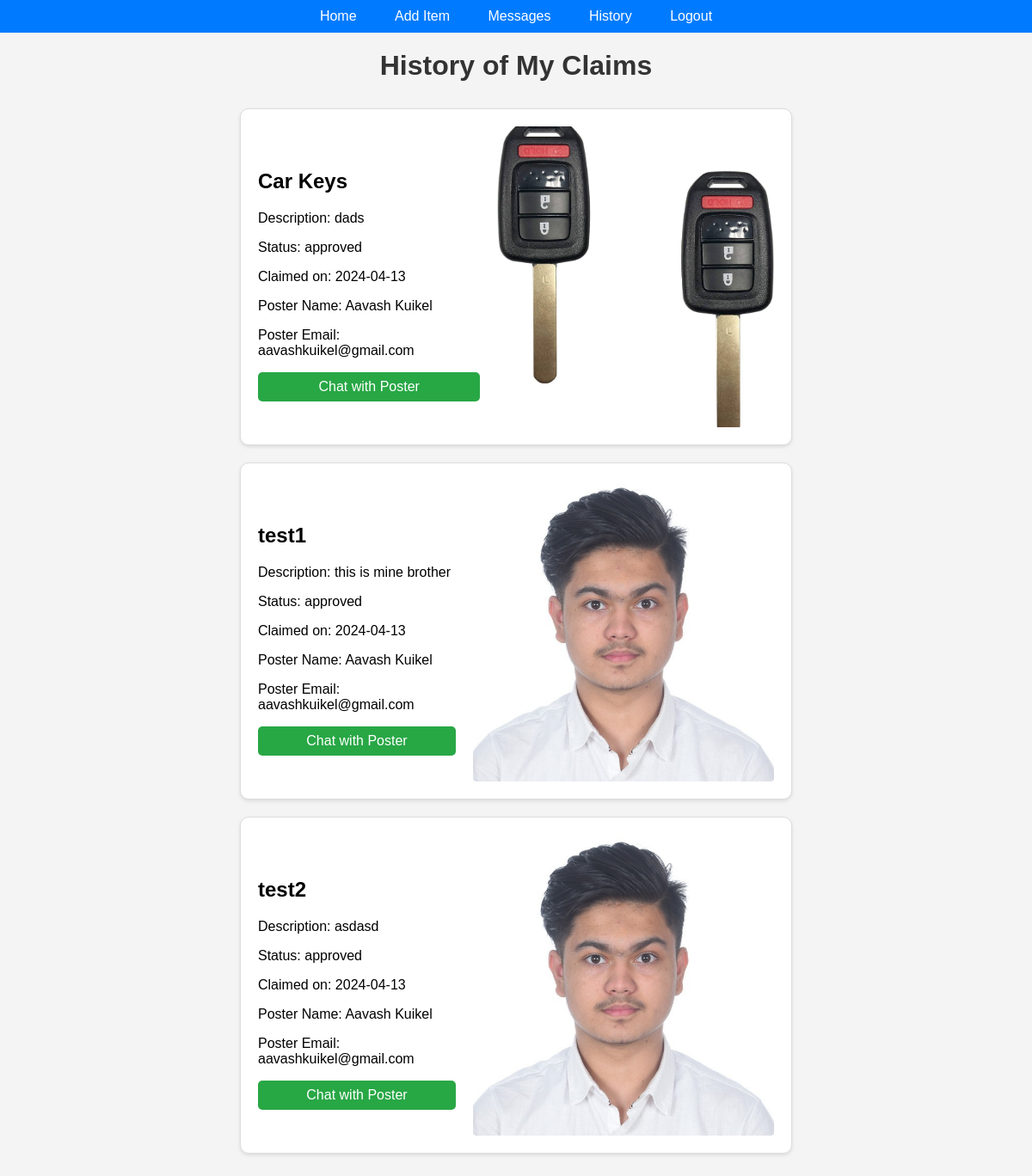
The app's page /history (signed in) with its own data.
### app.py (models this page shows, shortened)
class Claim(db.Model):
    id = db.Column(db.Integer, primary_key=True)
    description = db.Column(db.String(255), nullable=False)
    proof_image_path = db.Column(db.String(255))  # Store the relative path to the proof image
    item_id = db.Column(db.Integer, db.ForeignKey('item.id'), nullable=False)
    claimer_id = db.Column(db.Integer, db.ForeignKey('user.id'), nullable=False)
    created_at = db.Column(db.DateTime, default=datetime.utcnow)
    STATUS_CHOICES = {
        ('pending', 'Pending'),
        ('approved', 'Approved'),
        ('rejected', 'Rejected'),
    }
    status = db.Column(db.String(50), nullable=False, default='pending', info={'choices': STATUS_CHOICES})
    item = db.relationship('Item', backref=db.backref('claims', lazy=True))
    claimer = db.relationship('User', backref=db.backref('claims', lazy=True))

class Item(db.Model):
    id = db.Column(db.Integer, primary_key=True)
    name = db.Column(db.String(100), nullable=False)
    description = db.Column(db.String(255))
    image_path = db.Column(db.String(255))  # Stores the path relative to 'static/'
    category = db.Column(db.String(50), nullable=False)  # Add this line for category
    user_id = db.Column(db.Integer, db.ForeignKey('user.id'), nullable=False)
    user = db.relationship('User', backref=db.backref('items', lazy=True))

class User(db.Model):
    id = db.Column(db.Integer, primary_key=True)
    name = db.Column(db.String(100), nullable=False)
    username = db.Column(db.String(80), unique=True, nullable=False)
    email = db.Column(db.String(120), unique=True, nullable=False)  # Add the email field
    password = db.Column(db.String(120), nullable=False)

### app.py (the view)
@app.route('/history')
def history():
    if 'user_id' not in session:
        flash('You must be logged in to view this page.', 'error')
        return redirect(url_for('login'))
    claims = Claim.query.filter_by(claimer_id=session['user_id']).all()
    return render_template('history.html', claims=claims)

### templates/history.html (shortened to what this page needs)
<!DOCTYPE html>
<html lang="en">
<head>
</head>
<body>
    <nav>
        <a href="{{ url_for('items') }}">Home</a>
        <a href="{{ url_for('add_item') }}">Add Item</a>
        <a href="{{ url_for('messages') }}">Messages</a>
        <a href="{{ url_for('history') }}">History</a>
        <a href="{{ url_for('logout') }}">Logout</a>
    </nav>
    <h1>History of My Claims</h1>
    <ul>
        {% for claim in claims %}
        <li>
            <div class="content">
                <h2>{{ claim.item.name }}</h2>
                <p>Description: {{ claim.description }}</p>
                <p>Status: {{ claim.status if claim.status else 'Pending' }}</p>
                <p>Claimed on: {{ claim.created_at.strftime('%Y-%m-%d') }}</p>
                {% if claim.status == 'approved' %}
                <p>Poster Name: {{ claim.item.user.name }}</p>
                <p>Poster Email: {{ claim.item.user.email }}</p>
                <a href="{{ url_for('chat', receiver=claim.item.user.username) }}" class="chat-button">Chat with Poster</a>
                {% endif %}
            </div>
            <img src="{{ url_for('static', filename='proofs/' + claim.proof_image_path) }}" alt="Proof Image" style="width: 350px; height: 350px; margin-left: 20px; object-fit: cover; border-radius: 4px;">
        </li>
        {% else %}
        <p>You have not made any claims.</p>
        {% endfor %}
    </ul>
</body>
</html>

### templates/history.html (style rules this page uses)
body { font-family: Arial, sans-serif; background-color: #f4f4f4; margin: 0; padding: 0; }
h1 { text-align: center; color: #333; margin-top: 20px; }
nav { background-color: #007bff; color: white; padding: 10px 0; text-align: center; }
nav a { color: white; padding: 12px 20px; text-decoration: none; font-size: 16px; }
ul { list-style-type: none; padding: 0; margin-top: 20px; display: flex; flex-direction: column; align-items: center; }
li { background-color: #fff; border: 1px solid #ddd; border-radius: 10px; margin: 10px; padding: 20px; width: 90%; max-width: 600px; display: flex; align-items: center; box-shadow: 0 2px 4px rgba(0, 0, 0, 0.1); }
.content { flex-grow: 1; }
.chat-button { display: block; width: 100%; text-align: center; margin-top: 10px; padding: 8px 0; background-color: #28a745; color: white; border-radius: 5px; text-decoration: none; }

### records on screen
Claim: item.name "Car Keys", description "dads", status "approved", created_at "2024-04-13", item.user.name "Aavash Kuikel", item.user.email "aavashkuikel@gmail.com", proof_image_path (picture)
Claim: item.name "test1", description "this is mine brother", status "approved", created_at "2024-04-13", item.user.name "Aavash Kuikel", item.user.email "aavashkuikel@gmail.com", proof_image_path (picture)
Claim: item.name "test2", description "asdasd", status "approved", created_at "2024-04-13", item.user.name "Aavash Kuikel", item.user.email "aavashkuikel@gmail.com", proof_image_path (picture)
